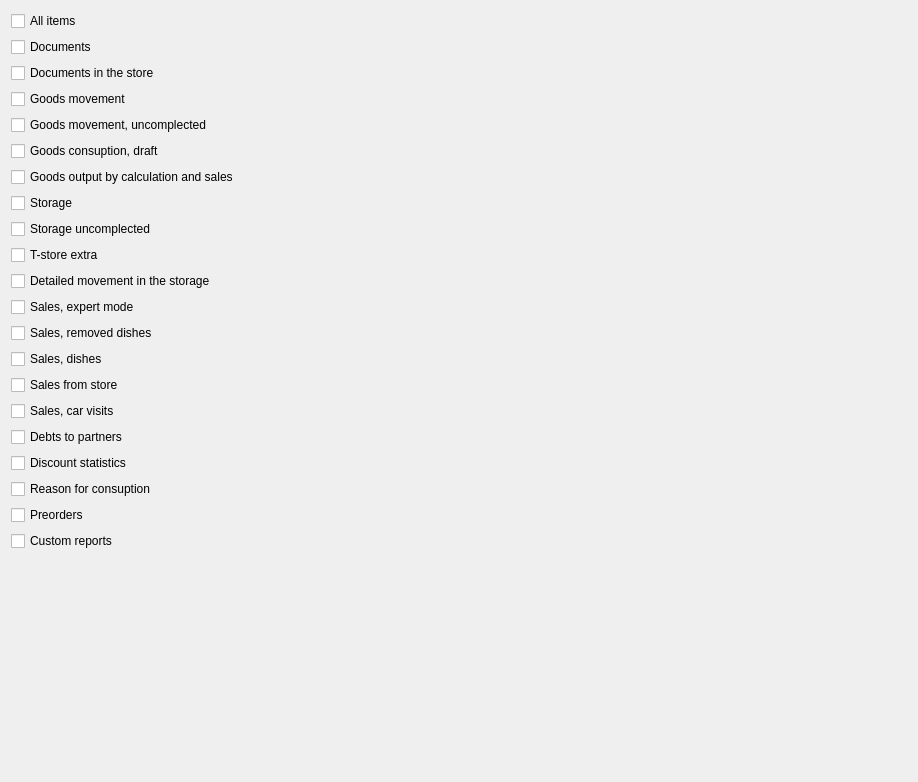
         <widget class="QWidget" name="scrollAreaWidgetContents_3">
          <property name="geometry">
           <rect>
            <x>0</x>
            <y>0</y>
            <width>918</width>
            <height>782</height>
           </rect>
          </property>
          <layout class="QVBoxLayout" name="verticalLayout_6">
           <item>
            <widget class="C5CheckBox" name="chREportsAllItems">
             <property name="text">
              <string>All items</string>
             </property>
             <property name="Tag" stdset="0">
              <number>300</number>
             </property>
            </widget>
           </item>
           <item>
            <widget class="C5CheckBox" name="checkBox_20">
             <property name="text">
              <string>Documents</string>
             </property>
             <property name="Tag" stdset="0">
              <number>302</number>
             </property>
            </widget>
           </item>
           <item>
            <widget class="C5CheckBox" name="checkBox_27">
             <property name="text">
              <string>Documents in the store</string>
             </property>
             <property name="Tag" stdset="0">
              <number>307</number>
             </property>
            </widget>
           </item>
           <item>
            <widget class="C5CheckBox" name="checkBox_40">
             <property name="text">
              <string>Goods movement</string>
             </property>
             <property name="Tag" stdset="0">
              <number>304</number>
             </property>
            </widget>
           </item>
           <item>
            <widget class="C5CheckBox" name="checkBox_73">
             <property name="text">
              <string>Goods movement, uncomplected</string>
             </property>
             <property name="Tag" stdset="0">
              <number>318</number>
             </property>
            </widget>
           </item>
           <item>
            <widget class="C5CheckBox" name="checkBox_75">
             <property name="text">
              <string>Goods consuption, draft</string>
             </property>
             <property name="Tag" stdset="0">
              <number>209</number>
             </property>
            </widget>
           </item>
           <item>
            <widget class="C5CheckBox" name="checkBox_96">
             <property name="text">
              <string>Goods output by calculation and sales</string>
             </property>
             <property name="Tag" stdset="0">
              <number>321</number>
             </property>
            </widget>
           </item>
           <item>
            <widget class="C5CheckBox" name="checkBox_22">
             <property name="text">
              <string>Storage</string>
             </property>
             <property name="Tag" stdset="0">
              <number>303</number>
             </property>
            </widget>
           </item>
           <item>
            <widget class="C5CheckBox" name="checkBox_72">
             <property name="text">
              <string>Storage uncomplected</string>
             </property>
             <property name="Tag" stdset="0">
              <number>317</number>
             </property>
            </widget>
           </item>
           <item>
            <widget class="C5CheckBox" name="checkBox_25">
             <property name="text">
              <string>T-store extra</string>
             </property>
             <property name="Tag" stdset="0">
              <number>305</number>
             </property>
            </widget>
           </item>
           <item>
            <widget class="C5CheckBox" name="checkBox_48">
             <property name="text">
              <string>Detailed movement in the storage</string>
             </property>
             <property name="Tag" stdset="0">
              <number>310</number>
             </property>
            </widget>
           </item>
           <item>
            <widget class="C5CheckBox" name="checkBox_19">
             <property name="text">
              <string>Sales, expert mode</string>
             </property>
             <property name="Tag" stdset="0">
              <number>301</number>
             </property>
            </widget>
           </item>
           <item>
            <widget class="C5CheckBox" name="checkBox_45">
             <property name="text">
              <string>Sales, removed dishes</string>
             </property>
             <property name="Tag" stdset="0">
              <number>308</number>
             </property>
            </widget>
           </item>
           <item>
            <widget class="C5CheckBox" name="checkBox_47">
             <property name="text">
              <string>Sales, dishes</string>
             </property>
             <property name="Tag" stdset="0">
              <number>309</number>
             </property>
            </widget>
           </item>
           <item>
            <widget class="C5CheckBox" name="checkBox_31">
             <property name="text">
              <string>Sales from store</string>
             </property>
             <property name="Tag" stdset="0">
              <number>306</number>
             </property>
            </widget>
           </item>
           <item>
            <widget class="C5CheckBox" name="checkBox_64">
             <property name="text">
              <string>Sales, car visits</string>
             </property>
             <property name="Tag" stdset="0">
              <number>314</number>
             </property>
            </widget>
           </item>
           <item>
            <widget class="C5CheckBox" name="checkBox_57">
             <property name="text">
              <string>Debts to partners</string>
             </property>
             <property name="Tag" stdset="0">
              <number>312</number>
             </property>
            </widget>
           </item>
           <item>
            <widget class="C5CheckBox" name="checkBox_55">
             <property name="text">
              <string>Discount statistics</string>
             </property>
             <property name="Tag" stdset="0">
              <number>311</number>
             </property>
            </widget>
           </item>
           <item>
            <widget class="C5CheckBox" name="checkBox_61">
             <property name="text">
              <string>Reason for consuption</string>
             </property>
             <property name="Tag" stdset="0">
              <number>313</number>
             </property>
            </widget>
           </item>
           <item>
            <widget class="C5CheckBox" name="checkBox_70">
             <property name="text">
              <string>Preorders</string>
             </property>
             <property name="Tag" stdset="0">
              <number>315</number>
             </property>
            </widget>
           </item>
           <item>
            <widget class="C5CheckBox" name="checkBox_76">
             <property name="text">
              <string>Custom reports</string>
             </property>
             <property name="Tag" stdset="0">
              <number>320</number>
             </property>
            </widget>
           </item>
           <item>
            <spacer name="verticalSpacer_6">
             <property name="orientation">
              <enum>Qt::Orientation::Vertical</enum>
             </property>
             <property name="sizeHint" stdset="0">
              <size>
               <width>20</width>
               <height>521</height>
              </size>
             </property>
            </spacer>
           </item>
          </layout>
         </widget>
